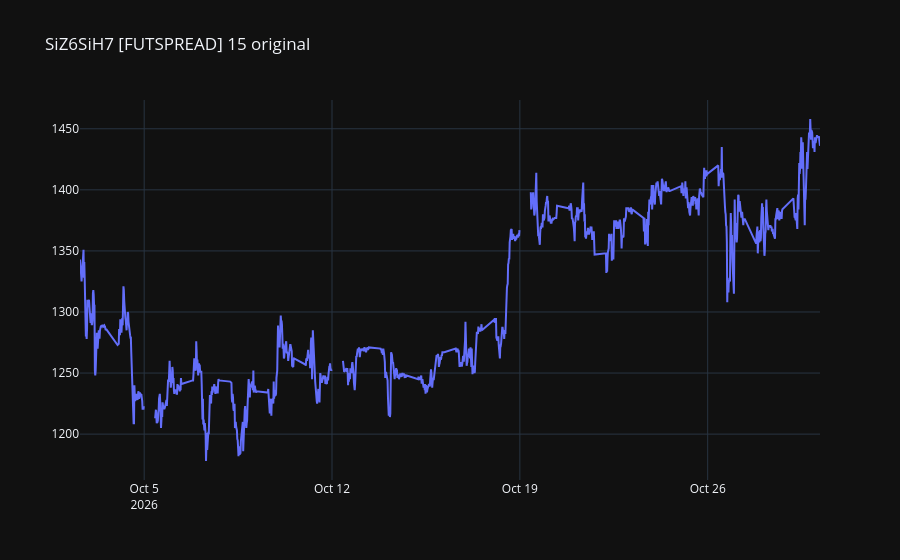

Write notebook code for a chart like this one.
### Code cell
data_origin = go.Scatter(x=df['DATETIME'], y=df['CLOSE'])
layout_origin = go.Layout(title=chart_title + ' original')
fig = go.Figure(data=data_origin, layout=layout_origin)
fig.update_xaxes(rangebreaks=[dict(bounds=["sat", "mon"])])
fig

### Figure 1 — Plotly figure (JSON) as saved in the notebook; plotly's stock layout.template omitted (floating-point values rounded to 4 significant figures; data arrays with more than 128 entries replaced by an {"elided": "..."} marker saying what was removed)
{"data": [{"x": {"elided": "1516 str values"}, "y": {"elided": "1516 float values"}, "type": "scatter"}], "layout": {"title": {"text": "SiZ6SiH7 [FUTSPREAD] 15 original"}, "xaxis": {"rangebreaks": [{"bounds": ["sat", "mon"]}]}}}
